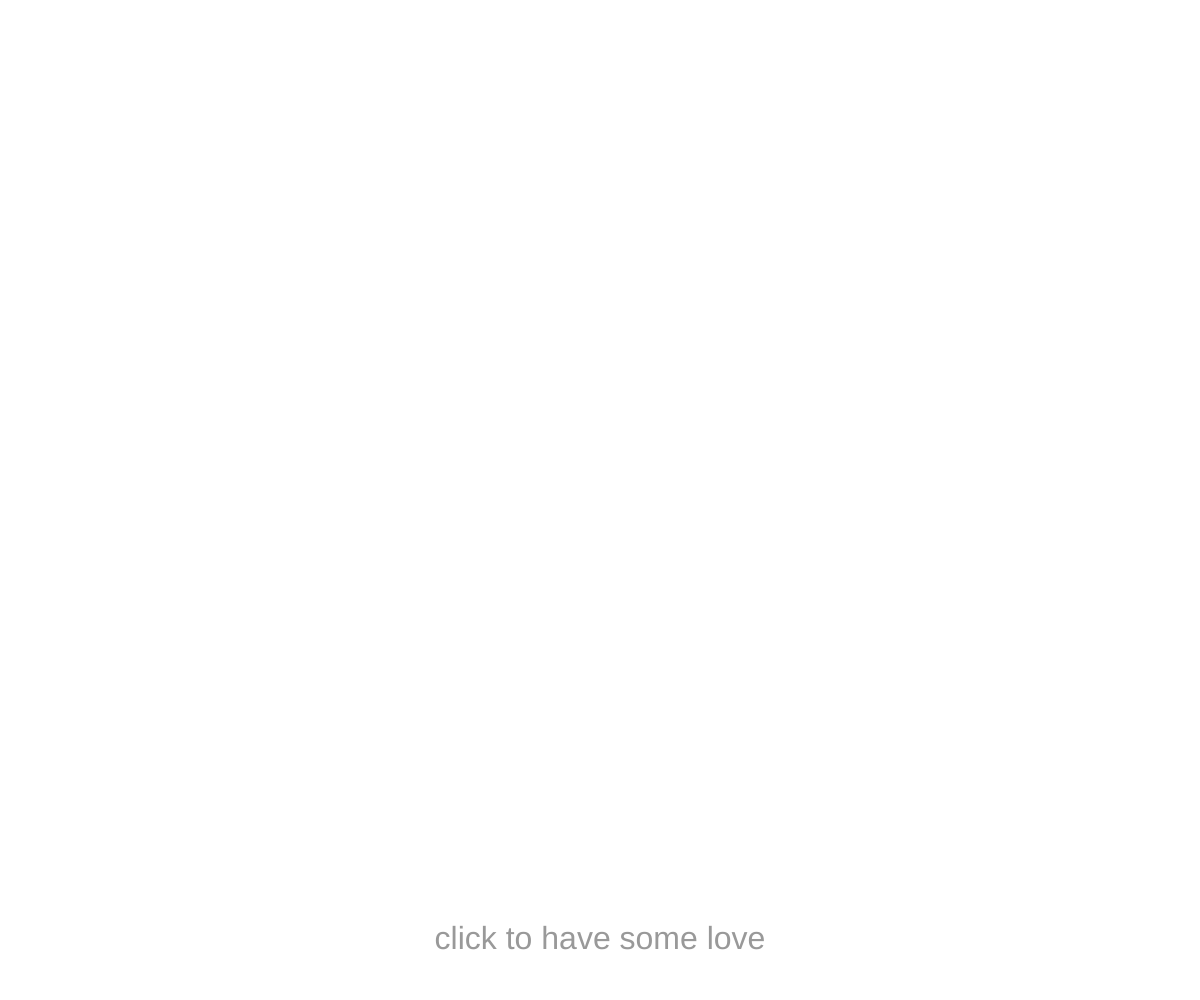
Frame 1 (no input)
Frame 60 (no input): identical to frame 1, image omitted
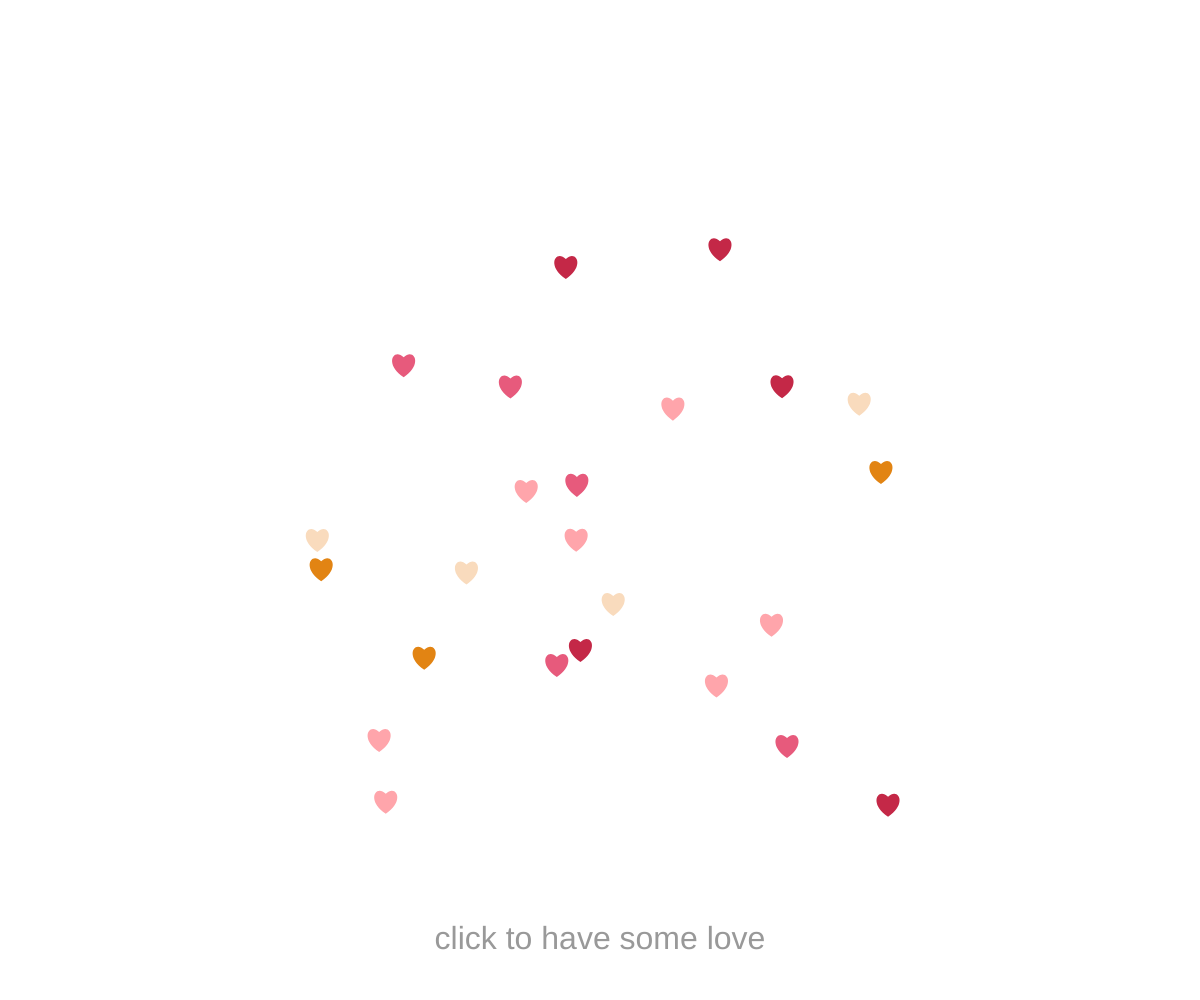
Frame 120 (the mouse pressed at the canvas centre since frame 60)

The p5.js sketch that drew these frames (run headless with seeded random() and noise() and a simulated clock; from frame 60 on, the mouse is pressed at the canvas centre):

// p5.js sketch
// ── sketch.js
var myHearts = [];
var amountOfHeart = 24;
var velocity = 5;
var dimension = 20
var colorList = [
  '#F9DBBD',
  '#E75A7C',
  '#E28413',
  '#FFA5AB',
  '#C42847',
];

function setup() {
    createCanvas(windowWidth, windowHeight);
}


function draw() {background('#ffffff');
    drawWords();
    if(myHearts.length > 0) {
        for(var i = 0; i < myHearts.length; i++) {
            myHearts[i].update();
            myHearts[i].display();
        }
    }
}

function drawWords() {
  textAlign(CENTER, CENTER);
  textSize(32);
   fill('#999999')
   text('click to have some love', windowWidth/2, windowHeight - 60);
}

function heart(x, y, size) {
  var index = floor(random() * colorList.length);
  var colorHex = colorList[index];
  fill(color(colorHex));

  beginShape();
  vertex(x, y);
  fill(colorHex);
  bezierVertex(x - size / 2, y - size / 2, x - size, y + size / 3, x, y + size);
  bezierVertex(x + size, y + size / 3, x + size / 2, y - size / 2, x, y);
  endShape(CLOSE);
}

function mousePressed() {
  for (var i = 0; i < amountOfHeart; i++) {
          myHearts[i] = new Explosion(width / 2, height / 2, random(3, 35));
      }
  }
  class Explosion {
      constructor(x, y, size) {
          this.position = createVector(x, y);
          this.speed    = createVector(random(-velocity, velocity), random(-velocity, velocity));
          this.size     = dimension;
      }

      update() {
          this.position.add(this.speed);
      }

      display() {
          noStroke();
          fill(255);
          heart(this.position.x, this.position.y, this.size);
      }
  }
